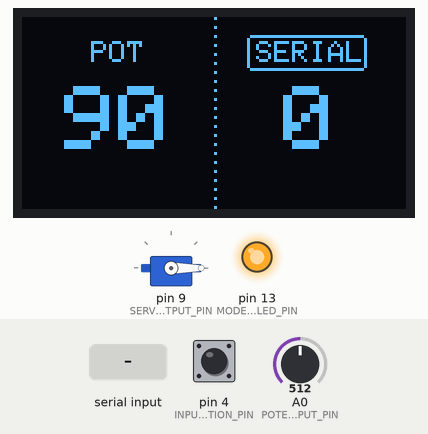
Simulated run of this sketch. Board: Arduino Uno, built with avr-gcc and run on an emulated ATmega328P. Shown: servo, 128×64 one-colour display, output pins drawn as LEDs (lit = HIGH). The test bench sets the inputs (shaded band); at power-on: pin 4 (INPUT_MODE_SELECTION_PIN) HIGH, A0 (POTENTIOMETER_INPUT_PIN) = 512. What the sketch prints to the serial monitor is not drawn.

Above: at 1.2 s.
1.3 s: "90,45\n" received over Serial
At 2.1 s:
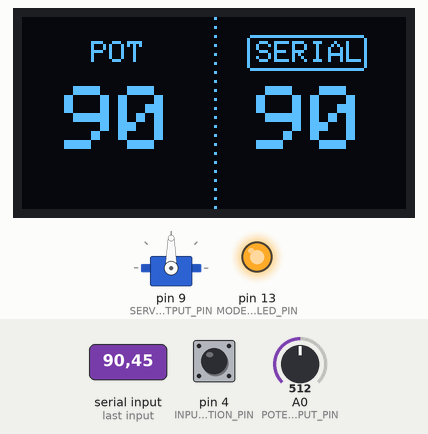
2.8 s: "200\n" received over Serial
At 3.8 s:
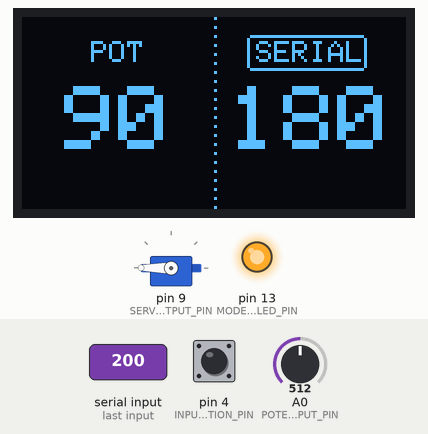
4.3 s: pin 4 (INPUT_MODE_SELECTION_PIN) pulled LOW for 0.15 s
At 5.5 s:
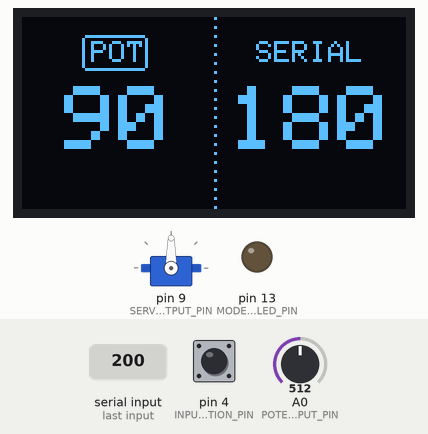
5.9 s: A0 (POTENTIOMETER_INPUT_PIN) set to 716
At 7.1 s:
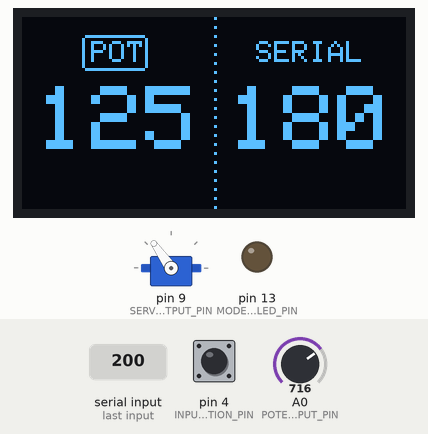
7.4 s: A0 (POTENTIOMETER_INPUT_PIN) set to 900
At 7.9 s:
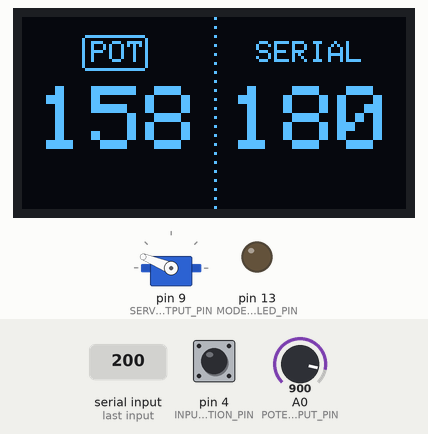
8.9 s: A0 (POTENTIOMETER_INPUT_PIN) set to 1023
At 10.1 s:
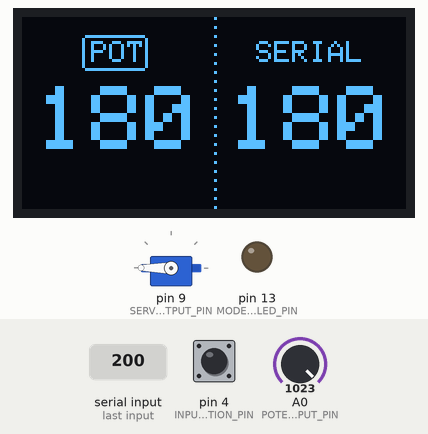
Timing chart, 0 to 11.4 s (numbered marks = the images above; inputs shaded):
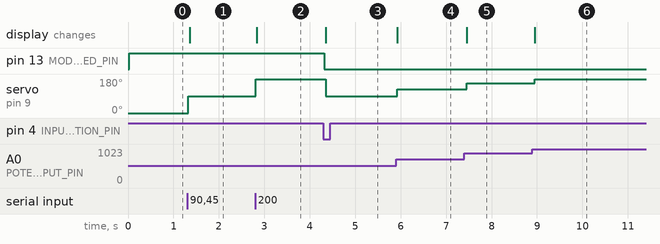

Measured:
- after the input at 1.3 s, servo on pin 9 (SERVO_OUTPUT_PIN): 0° → 90° at once; the display: changes after 0.06 s (image 1)
- after the input at 2.8 s, servo on pin 9 (SERVO_OUTPUT_PIN): 90° → 180° at once; the display: changes at once (image 2)
- after the input at 4.3 s, pin 13 (MODE_INDICATOR_LED_PIN): HIGH → LOW at once; servo on pin 9 (SERVO_OUTPUT_PIN): 180° → 90° after 0.05 s; the display: changes after 0.05 s (image 3)
- after the input at 5.9 s, servo on pin 9 (SERVO_OUTPUT_PIN): 90° → 125° at once; the display: changes at once (image 4)
- after the input at 7.4 s, servo on pin 9 (SERVO_OUTPUT_PIN): 125° → 158° after 0.05 s; the display: changes after 0.05 s (image 5)
- after the input at 8.9 s, servo on pin 9 (SERVO_OUTPUT_PIN): 158° → 180° after 0.05 s; the display: changes after 0.05 s (image 6)

The sketch:

ServoPotWithSerialInOLED.ino
```cpp
/**
 * Control a servo motor angle with either a potentiometer input or serial input,
 * which is selectable by button input on Pin 4. If serial is selected, the
 * built-in LED turns on. Outputs the servo angles and which input modes are
 * selected on the OLED using i2c.
 *
 * The serial stream can either be an integer between 0 - 180 (inclusive) or a floating point
 * between [0, 1] (inclusive). The latter will be converted to an angle between 0 - 180
 * Each value must be terminated by end of line.
 *
 * See also our non-OLED version:
 * https://github.com/makeabilitylab/arduino/tree/master/Serial/ServoPotWithSerialIn
 *
 * See the Arduino servo library:
 * https://www.arduino.cc/reference/en/libraries/servo/
 *
 * By Jon E. Froehlich
 * @jonfroehlich
 * http://makeabilitylab.io
 *
 */
#include <Servo.h>

// Includes for OLED
#include <SPI.h>
#include <Wire.h>
#include <Adafruit_GFX.h>
#include <Adafruit_SSD1306.h>

#define SCREEN_WIDTH 128 // OLED display width, in pixels
#define SCREEN_HEIGHT 64 // OLED display height, in pixels

// Declaration for an SSD1306 display connected to I2C (SDA, SCL pins)
#define OLED_RESET     4 // Reset pin # (or -1 if sharing Arduino reset pin)
Adafruit_SSD1306 _display(SCREEN_WIDTH, SCREEN_HEIGHT, &Wire, OLED_RESET);

const int INPUT_MODE_SELECTION_PIN = 4;
const int MODE_INDICATOR_LED_PIN = LED_BUILTIN;
const int POTENTIOMETER_INPUT_PIN = A0;
const int SERVO_OUTPUT_PIN = 9;
const int MAX_ANALOG_VAL = 1023;

const int MIN_SERVO_ANGLE = 0;
const int MAX_SERVO_ANGLE = 180;

Servo _servo;

enum ServoInputMode {
  POTENTIOMETER_INPUT,
  SERIAL_INPUT,
  NUM_INPUT_MODES
};

ServoInputMode _servoInputMode = SERIAL_INPUT;
int _lastModeSelectionButtonVal = HIGH;
int _serialServoAngle = MIN_SERVO_ANGLE;

void setup()
{
  Serial.begin(115200);
  pinMode(INPUT_MODE_SELECTION_PIN, INPUT_PULLUP);
  pinMode(MODE_INDICATOR_LED_PIN, OUTPUT);

  _servo.attach(SERVO_OUTPUT_PIN);

  // SSD1306_SWITCHCAPVCC = generate display voltage from 3.3V internally
  if(!_display.begin(SSD1306_SWITCHCAPVCC, 0x3D)) { // Address 0x3D for 128x64
    Serial.println(F("SSD1306 allocation failed"));
    for(;;); // Don't proceed, loop forever
  }

  _display.clearDisplay();
  _display.setTextColor(SSD1306_WHITE); // Draw white text
  _display.setCursor(0, 0);     // Start at top-left corner
}

void loop()
{
  // Check input mode for servo motor position: either potentiometer or serial
  int modeSelectionButtonVal = digitalRead(INPUT_MODE_SELECTION_PIN);
  if(modeSelectionButtonVal == LOW && modeSelectionButtonVal != _lastModeSelectionButtonVal){
    _servoInputMode = (ServoInputMode)(_servoInputMode + 1);

    if(_servoInputMode >= NUM_INPUT_MODES){
      _servoInputMode = POTENTIOMETER_INPUT;
    }
  }
  _lastModeSelectionButtonVal = modeSelectionButtonVal;

  // Set indicator light
  if(_servoInputMode == SERIAL_INPUT){
    digitalWrite(MODE_INDICATOR_LED_PIN, HIGH);
  }else{
    digitalWrite(MODE_INDICATOR_LED_PIN, LOW);
  }

  // Check if serial data exists, if so read it in
  if(Serial.available() > 0){
    // Read data off the serial port until we get to the endline delimiter ('\n')
    // Store all of this data into a string
    String rcvdSerialData = Serial.readStringUntil('\n');

    // We accept either integers between 0 and 180 or floats. Floats must always
    // have a period.
    int indexOfDecimal = rcvdSerialData.indexOf('.');
    if(indexOfDecimal != -1){
      float serialServoAngleF = rcvdSerialData.toFloat();
      _serialServoAngle = MIN_SERVO_ANGLE + (int)(serialServoAngleF * (MAX_SERVO_ANGLE - MIN_SERVO_ANGLE));
      //_serialServoAngle = (MAX_SERVO_ANGLE - _serialServoAngle) + MIN_SERVO_ANGLE; // reverse it
    }else{
      _serialServoAngle = rcvdSerialData.toInt();
    }

    _serialServoAngle = constrain(_serialServoAngle, MIN_SERVO_ANGLE, MAX_SERVO_ANGLE);

    // Echo back data
    Serial.print("# Arduino Received: '");
    Serial.print(rcvdSerialData);
    Serial.print("' Converted to: ");
    Serial.println(_serialServoAngle);
  }

  // Read pot value and convert to servo angle
  int potVal = analogRead(POTENTIOMETER_INPUT_PIN);
  int potServoAngle = map(potVal, 0, MAX_ANALOG_VAL, MIN_SERVO_ANGLE, MAX_SERVO_ANGLE);

  // Set servo angle either based on pot value or serial value
  if(_servoInputMode == POTENTIOMETER_INPUT){
    _servo.write(potServoAngle);
  }else{
    _servo.write(_serialServoAngle);
  }

  // Print out data to the OLED
  _display.clearDisplay();
  drawServoAngle(0, "POT", potServoAngle, _servoInputMode == POTENTIOMETER_INPUT);
  drawServoAngle(_display.width() / 2, "SERIAL",
        _serialServoAngle, _servoInputMode == SERIAL_INPUT);

  // draw dotted line between POT and SERIAL readings
  const int xScreenMidpoint = _display.width() / 2;
  for(int y = 0; y < _display.height(); y += 3){
    _display.drawPixel(xScreenMidpoint, y, SSD1306_WHITE);
  }

  _display.display();
}

void drawServoAngle(int xLeft, String strText, int servoAngle, bool isSelected){
  int16_t x1, y1;
  uint16_t textWidth, textHeight;

  _display.setTextSize(1);
  int halfScreenSize = _display.width() / 2;
  _display.getTextBounds(strText, 0, 0, &x1, &y1, &textWidth, &textHeight);
  int xText = xLeft + halfScreenSize / 2 - textWidth / 2;
  int yText = 8;
  _display.setCursor(xText, yText);
  _display.print(strText);

  const int bbMargin = 2;
  if(isSelected){
    const int roundedRectRadius = 2;
    _display.drawRoundRect(xText - bbMargin - 1, yText - bbMargin,
              textWidth + 2 * bbMargin, textHeight + 2 * bbMargin,
              roundedRectRadius, SSD1306_WHITE);
  }

  _display.setTextSize(3);
  yText = yText + textHeight + 7;
  String strAngle = (String)servoAngle;
  _display.getTextBounds(strAngle, 0, 0, &x1, &y1, &textWidth, &textHeight);
  xText = xLeft + halfScreenSize / 2 - textWidth / 2;
  _display.setCursor(xText, yText);
  _display.print(strAngle);
}
```
